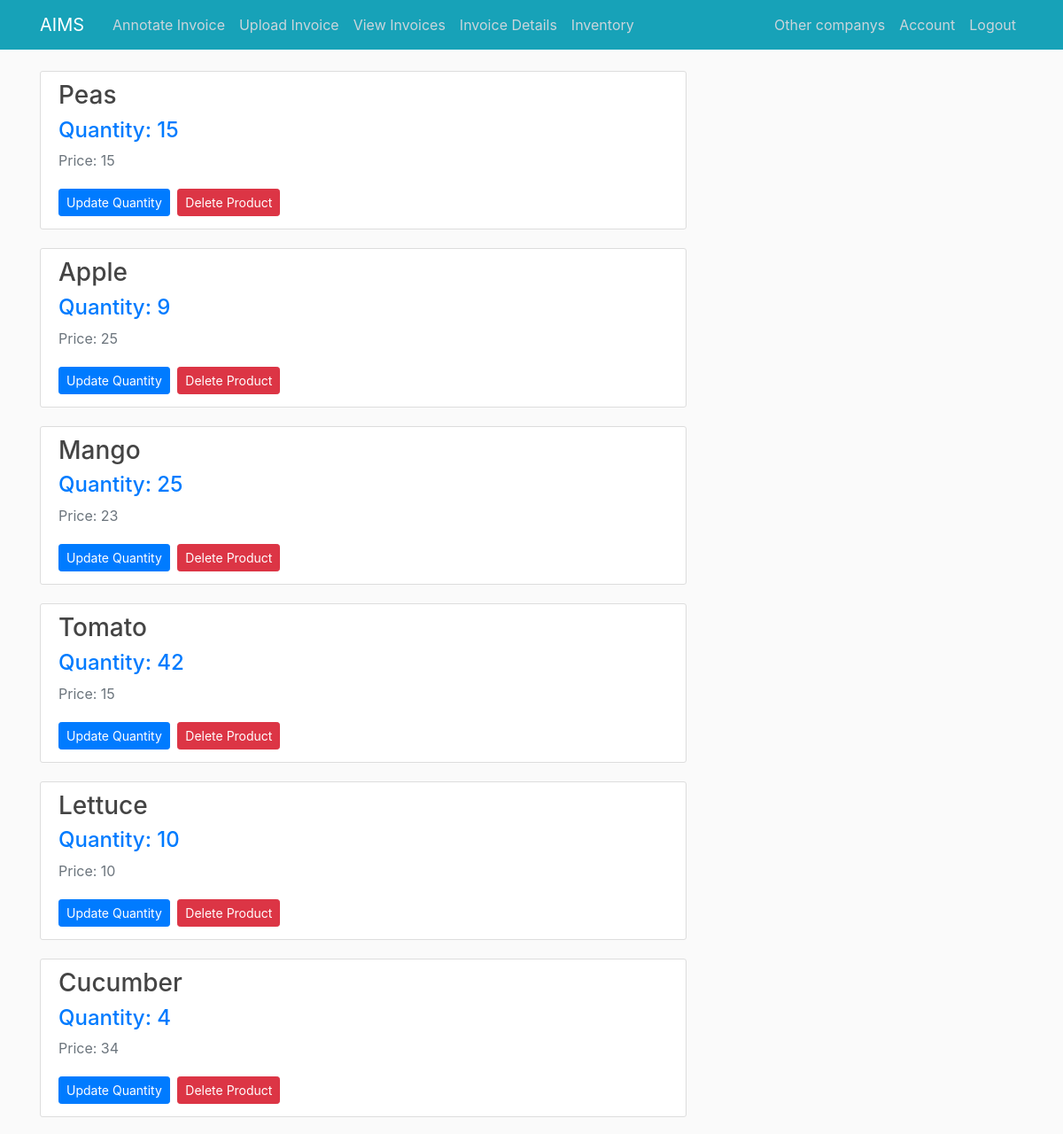
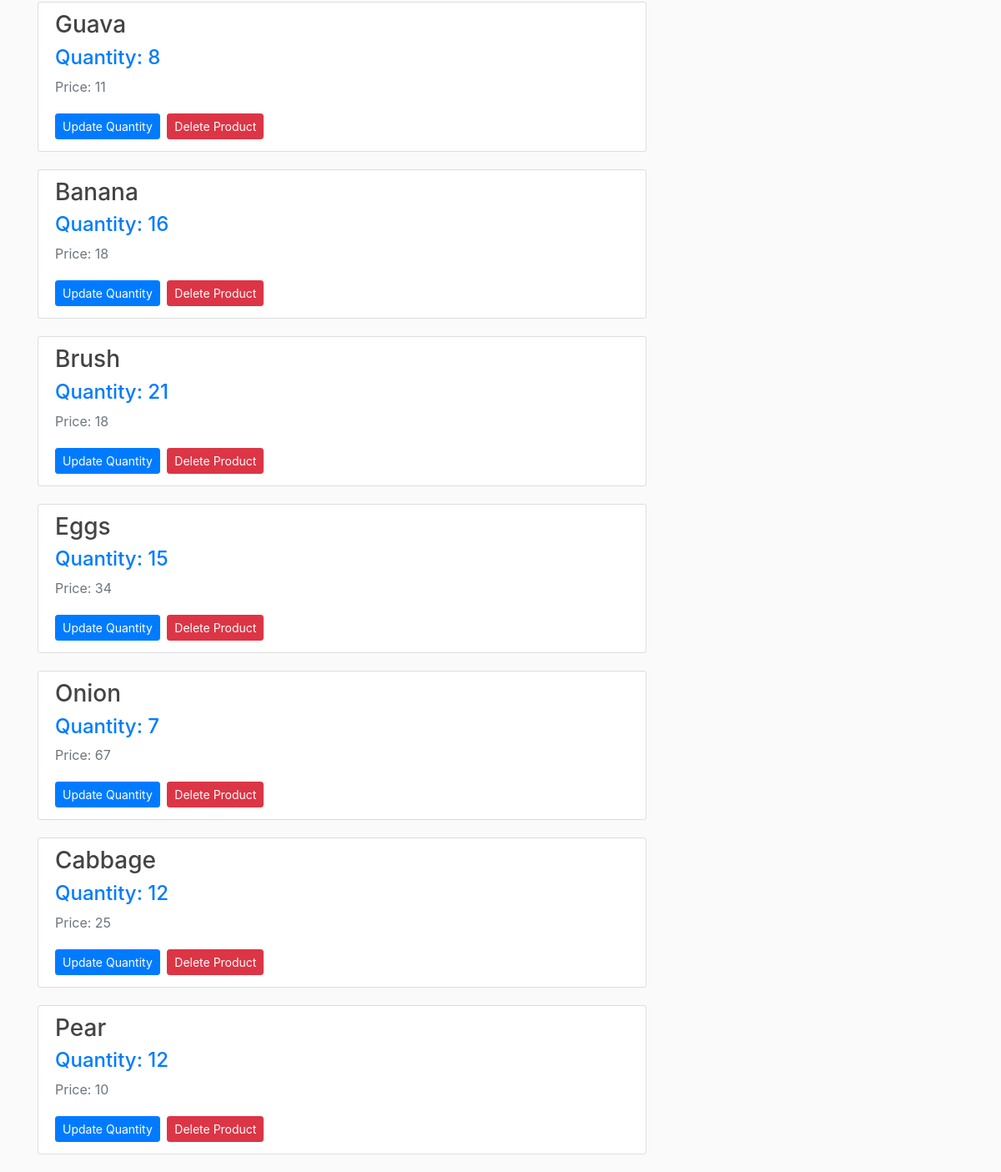
/viewinventory (signed in), run on the app's committed database (2 pictures, top to bottom).
### aims_/models.py (models this page shows, shortened)
class Product(db.Model):
    id = db.Column(db.Integer, primary_key=True)
    name = db.Column(db.String(20), unique=True, nullable=False)
    price = db.Column(db.Integer,nullable=False)
    products = db.relationship(
        'Inventory', backref='which_product', cascade="all,delete", lazy=True)

### aims_/routes.py (the view)
@app.route("/viewinventory")
@login_required
def view_inventory():
    if session['account_type']== 'company':
        comp = Company.query.filter_by(id=current_user.id).first()
        prods = comp.products
        tp = []
        for product in prods:
            actprod = Product.query.filter_by(id=product.product_id).first()
            tp.append([actprod.name,product.quantity,actprod.price,product.product_id])
        if len(tp) == 0:
            flash('No invoices uploaded or processed to view inventory!', 'danger')
            return redirect(url_for('view_invoices'))
        return render_template('view_inventory.html', title='View Inventory',products=tp)
    abort(403)

### aims_/models.py (called while the page is built)
@login_manager.user_loader
def load_user(user_id):
    if 'account_type' in session:
        if session['account_type'] == 'broker':
            return Broker.query.get(int(user_id))
        elif session['account_type'] == 'admin':
            return Admin.query.get(int(user_id))
        elif session['account_type'] == 'company':
            return Company.query.get(int(user_id))
    return None

### aims_/templates/view_inventory.html (shortened to what this page needs)
{% extends "layout.html" %}
{% block content %}
    {% for prod in products %}
    <div class="content-section">
        <div class="media-body">
            <h3>{{ prod[0].title() }}</h3>
            <h4 class="text-primary">Quantity: {{prod[1]}}</h4>
            <p class="text-secondary">Price: {{ prod[2] }}</p>
            <a class="btn btn-primary btn-sm mt-1 mb-1" href="{{ url_for('update_product_quant',product_id=prod[3]) }}">Update Quantity</a>
            <button type="button" class="btn btn-danger btn-sm m-1" data-toggle="modal" data-target="#deleteModal{{ prod[3] }}">Delete Product</button>
        </div>
    </div>
    <div class="col-md-4"></div>
    {% endfor %}
{% endblock content %}

### aims_/static/main.css (style rules this page uses)
body { background: #fafafa; color: #333333; margin-top: 5rem; }
h1, h2, h3, h4, h5, h6 { color: #444444; }
.content-section { display: block; background: #ffffff; padding: 10px 20px; border: 1px solid #dddddd; border-radius: 3px; margin-bottom: 20px; }

### data on the page
Product: name "Peas", price "15"
Product: name "Apple", prod "9", price "25"
Product: name "Mango", prod "25", price "23"
Product: name "Tomato", prod "42", price "15"
Product: name "Lettuce", price "10"
Product: name "Cucumber", prod "4", price "34"
Product: name "Guava", prod "8", price "11"
Product: name "Banana", prod "16", price "18"
Product: name "Brush", prod "21", price "18"
Product: name "Eggs", prod "15", price "34"
Product: name "Onion", prod "7", price "67"
Product: name "Cabbage", prod "12", price "25"
Product: name "Pear", prod "12", price "10"

### other printed values
{{ session['account_type'] }} "company"
